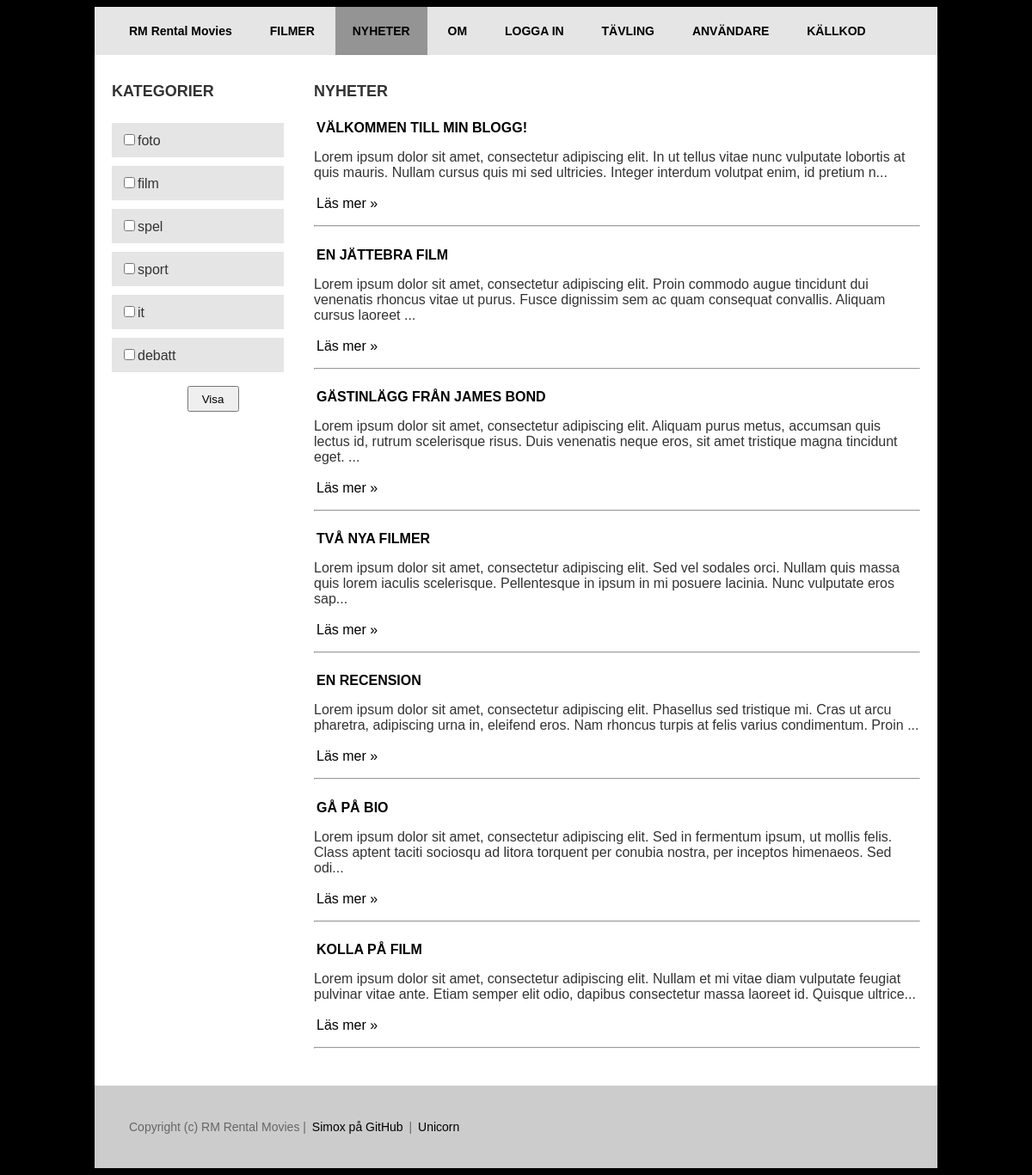
/webroot/content_blog.php?p=news, run on the app's committed database.
### tables this page shows
CREATE TABLE IF NOT EXISTS `kmom07_Content` (
`id` int(11) NOT NULL,
  `slug` char(80) DEFAULT NULL,
  `url` char(80) DEFAULT NULL,
  `type` char(80) DEFAULT NULL,
  `title` varchar(80) DEFAULT NULL,
  `data` text,
  `category` varchar(80) DEFAULT NULL,
  `filter` char(80) DEFAULT NULL,
  `published` datetime DEFAULT NULL,
  `created` datetime DEFAULT NULL,
  `updated` datetime DEFAULT NULL,
  `deleted` datetime DEFAULT NULL
);

### src/CDatabase/CDatabase.php (called while the page is built, shortened)
<?php
class CDatabase {
	private $db   = null;
	public function __construct($options) {
		$default = array(
			'dsn' => null,
			'username' => null,
			'password' => null,
			'driver_options' => null,
			'fetch_style' => PDO::FETCH_OBJ,
		);
		$this->options = array_merge($default, $options);
		try {
			$this->db = new PDO($this->options['dsn'], $this->options['username'], $this->options['password'], $this->options['driver_options']);
		}
		catch(Exception $e) {
			throw new PDOException('Could not connect to database, hiding connection details.');
		}
		$this->db->SetAttribute(PDO::ATTR_DEFAULT_FETCH_MODE, $this->options['fetch_style']);
	}
	public function ExecuteSelectQueryAndFetchAll($query, $params=array(), $debug=false, $fetchStyle=null) {
		$this->stmt = $this->db->prepare($query);
		$this->stmt->execute($params);
		$res = $this->stmt->fetchAll($fetchStyle);
		$rows = count($res);
		$logQuery = $query . "\n\nResultset has $rows rows.";
		return $res;
	}
}

### src/bootstrap.php (called while the page is built, shortened)
<?php
function myAutoloader($class) {
  $path = SIMOX_INSTALL_PATH . "/src/{$class}/{$class}.php";
}

### src/CContent/CContent.php (called while the page is built, shortened)
<?php
class CContent {
	function slugify($str) {
		$str = mb_strtolower(trim($str));
		$str = str_replace(array('å','ä','ö'), array('a','a','o'), $str);
		$str = preg_replace('/[^a-z0-9-]/', '-', $str);
		$str = trim(preg_replace('/-+/', '-', $str), '-');
		return $str;
	}
}

### webroot/content_blog.php (the view, shortened to what this page needs)
<?php
include(__DIR__.'/config.php');
$res = $db->ExecuteSelectQueryAndFetchAll("SELECT * FROM kmom07_Content WHERE type='post';");
$genres = "";
foreach ($res as $blog) {
	if ($blog->category != "") {
		$blogGenres = explode(", ", $blog->category);
	}
	foreach ($blogGenres as $currentBlogGenre) {
		$pos = strpos($genres, $currentBlogGenre);
		if ($pos === false) {
			$genres .= $currentBlogGenre . ", ";
		}
	}
}
$genres = array_filter(explode(", ", $genres));
$selectedGenres = "";
for ($i = 0; $i < sizeof($genres); $i++) {
	if (isset($_GET["genre{$i}"])) {
		$selectedGenres .= $_GET["genre{$i}"] . ", ";
	} else {
		$selectedGenres .= " , ";
	}
}
$selectedGenres = array_filter(explode(", ", $selectedGenres));
$textFilter = new CTextFilter();
$slug = isset($_GET['slug']) ? $_GET['slug'] : null;
$slugSql = $slug ? 'slug = ?' : '1';
$sql = "
SELECT *
FROM kmom07_Content
WHERE
  type = 'post' AND
  $slugSql AND
  published <= NOW()
ORDER BY published DESC
;
";
$res = $db->ExecuteSelectQueryAndFetchAll($sql, array($slug));
$res2 = null;
$res2counter = 0;
$poscounter = 0;
for ($i = 0; $i < sizeof($res); $i++) {
	for ($j = 0; $j < sizeof($selectedGenres); $j++) {
		$pos = strpos($res[$i]->category, $selectedGenres[$j]);
		if ($pos !== false || $selectedGenres[$j] == " ") {
			$poscounter++;
		}
	}
	if ($poscounter == sizeof($selectedGenres)) {
		$res2[$res2counter++] = $res[$i];
	}
	$poscounter = 0;
}
$res = $res2;
$adminMeny = "";
$blog = array();
for ($i = 0; $i < sizeof($res); $i++) {
	$blog[] = new CBlog($res[$i]);
}
$output = "<h1>Nyheter</h1>";
if (!$slug) {
	for ($i = 0; $i < sizeof($res); $i++) {
		$output .= $blog[$i]->getTitle();
		$output .= substr("<p>".$blog[$i]->getText()."</p>", 0, 200);
		if (strlen($blog[$i]->getText()) > 200) {
			$output .= "...<br><br>";
			$output .= "<a href='content_blog.php?slug={$blog[$i]->getSlug()}'>Läs mer »</a>";
		}
		$output .= "<hr>";
	}
} else if (sizeof($res) == 1) {
	for ($i = 0; $i < sizeof($res); $i++) {
		$title = strip_tags($blog[$i]->getTitle());
		$output = "<nav style='font-size:14px'><a href='content_blog.php' style='text-decoration:underline'>Nyheter</a> > {$title}</nav>";
		$output .= $textFilter->doFilter($blog[$i]->getOutput(), $blog[$i]->getFilter());
	}
} else if ($slug) {
	$output .= "Det fanns inte en sådan bloggpost.";
} else {
	$output .= "Det fanns inga bloggposter.";
}
$genreCheckboxes = "";
for ($i = 0; $i < sizeof($genres); $i++) {
	$genreCheckboxes .= "<label class='label-checkbox'><input ".($selectedGenres[$i]!=' '?"checked":"")." type='checkbox' name='genre{$i}' value='{$genres[$i]}'>{$genres[$i]}</label>";
}
$form = "
	<h1>Kategorier</h1>
	<form>
	<p>{$genreCheckboxes}</p>
	<p style='text-align:center;'><input type='submit' name='submit' value='Visa' style='width:60px; height:30px;'/></p>
	</form>
";
$simox['main'] = <<<EOD
<div id='ContentWrapper'>
	{$adminMeny}
	<div id='content-aside' style='float:left;width:25%;'>
		{$form}
	</div>
	<div id='content-info' style='width:75%;'>
		{$output}
	</div>
</div>
EOD;

### src/CBlog/CBlog.php (shortened to what this page needs)
<?php
class CBlog extends CContent {
	public function getTitle() {
		$output = "<h2 style='padding-top:10px;'><a href='content_blog.php?slug={$this->variables['slug']}'>{$this->variables['title']}</a></h2>";
		return $output;
	}
	public function getText() {
		$output = "{$this->variables['text']}";
		return $output;
	}
	public function getSlug() {
		$output = "{$this->variables['slug']}";
		return $output;
	}
}

### webroot/css/style.css (style rules this page uses)
body { color: #333; font-family: arial, sans-serif; background-color: black; }
a { color:black;padding:3px;text-decoration:none; }
#main h1 { font-size:18px; text-transform:uppercase; font-weight:bold; clear:both; }
#main h2 { font-size:16px; text-transform:uppercase; font-weight:bold; clear:both; }
#ContentWrapper { background-color:white; overflow:hidden; padding:20px; }
#content-info { width:70%; float:left; margin-bottom:15px; }
#content-aside { width:30%; float:left; }
.label-checkbox { display: inline-block;border:1px grey;padding:10px;margin-top:10px;width:180px;background:#E5E5E5; }

### data on the page
kmom07_content: title "VÄLKOMMEN TILL MIN BLOGG!", data "Lorem ipsum dolor sit amet, consectetur adipiscing elit. In ut tellus vitae nunc vulputate lobortis at quis mauris. Nullam cursus quis mi sed ultricies. Integer interdum volutpat enim, id pretium n"
kmom07_content: title "EN JÄTTEBRA FILM", data "Lorem ipsum dolor sit amet, consectetur adipiscing elit. Proin commodo augue tincidunt dui venenatis rhoncus vitae ut purus. Fusce dignissim sem ac quam consequat convallis. Aliquam cursus laoreet"
kmom07_content: title "GÄSTINLÄGG FRÅN JAMES BOND", data "Lorem ipsum dolor sit amet, consectetur adipiscing elit. Aliquam purus metus, accumsan quis lectus id, rutrum scelerisque risus. Duis venenatis neque eros, sit amet tristique magna tincidunt eget."
kmom07_content: title "TVÅ NYA FILMER", data "Lorem ipsum dolor sit amet, consectetur adipiscing elit. Sed vel sodales orci. Nullam quis massa quis lorem iaculis scelerisque. Pellentesque in ipsum in mi posuere lacinia. Nunc vulputate eros sap"
kmom07_content: title "EN RECENSION", data "Lorem ipsum dolor sit amet, consectetur adipiscing elit. Phasellus sed tristique mi. Cras ut arcu pharetra, adipiscing urna in, eleifend eros. Nam rhoncus turpis at felis varius condimentum. Proin"
kmom07_content: title "GÅ PÅ BIO", data "Lorem ipsum dolor sit amet, consectetur adipiscing elit. Sed in fermentum ipsum, ut mollis felis. Class aptent taciti sociosqu ad litora torquent per conubia nostra, per inceptos himenaeos. Sed odi"
kmom07_content: title "KOLLA PÅ FILM", data "Lorem ipsum dolor sit amet, consectetur adipiscing elit. Nullam et mi vitae diam vulputate feugiat pulvinar vitae ante. Etiam semper elit odio, dapibus consectetur massa laoreet id. Quisque ultrice"

### other printed values
$item['text'] "RM Rental Movies"
$item['text'] "FILMER"
$item['text'] "NYHETER"
$item['text'] "OM"
$item['text'] "LOGGA IN"
$item['text'] "TÄVLING"
$item['text'] "ANVÄNDARE"
$item['text'] "KÄLLKOD"
$genres[$i] "foto"
$genres[$i] "film"
$genres[$i] "spel"
$genres[$i] "sport"
$genres[$i] "it"
$genres[$i] "debatt"
